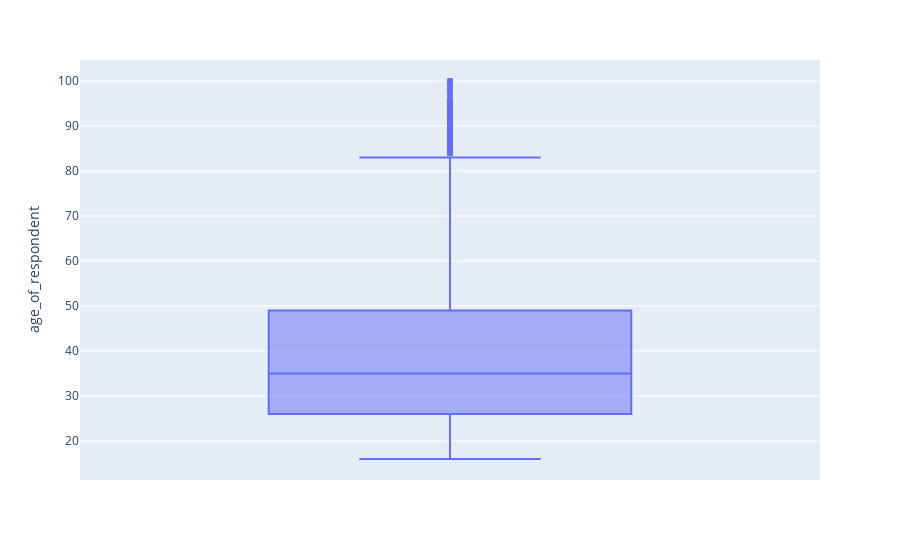

This figure's notebook cell:
### Markdown cell above
75% of the respondents have 49 years old. This could be explained by the fact that the average life expectancy in Africa is still very low compared to other continents. Concerning this column, there is also a big difference comparing with the maximum value of 100. There are some ouliers in these column, that must be analysed before modelling.
<br>

We can also predict outliers in the column ‘household_size’ due to the huge difference between the 75% of the respondents having 5 people living in their houses, and a maximum value of 21 people.

### Code cell
df = px.data.tips()
fig = px.box(df_wo_target_nan, y='age_of_respondent')
fig.show()

### Figure 1 — Plotly figure (JSON) as saved in the notebook; plotly's stock layout.template omitted (floating-point values rounded to 4 significant figures; data arrays with more than 128 entries replaced by an {"elided": "..."} marker saying what was removed)
{"data": [{"alignmentgroup": "True", "hovertemplate": "age_of_respondent=%{y}<extra></extra>", "legendgroup": "", "marker": {"color": "#636efa"}, "name": "", "notched": false, "offsetgroup": "", "orientation": "v", "showlegend": false, "type": "box", "x0": " ", "xaxis": "x", "y": {"elided": "23524 int values"}, "y0": " ", "yaxis": "y"}], "layout": {"boxmode": "group", "legend": {"tracegroupgap": 0}, "margin": {"t": 60}, "xaxis": {"anchor": "y", "domain": [0, 1]}, "yaxis": {"anchor": "x", "domain": [0, 1], "title": {"text": "age_of_respondent"}}}}
